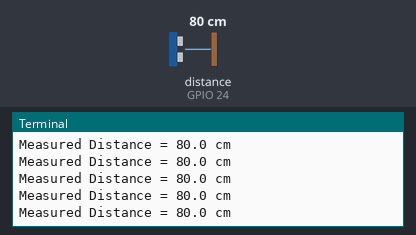
A program run on a simulated Raspberry Pi (BCM pin numbers). On the bench: the last lines printed to the terminal. Inputs (shaded band) come from the test bench; at power-on: distance to the obstacle (sensor on GPIO 24) 80 cm. The echo pulse lasts 58.3 µs per cm; the clock reads 2024-03-15 10:24:30 at power-on unless the program sets it.

Above: at 1.2 s.
1.3 s: distance to the obstacle (sensor on GPIO 24) set to 2 cm
At 1.38 s:
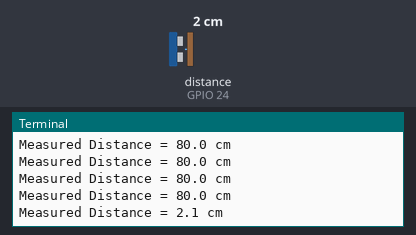
2.8 s: distance to the obstacle (sensor on GPIO 24) set to 4 cm
At 2.89 s:
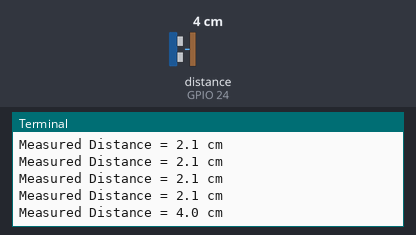
Timing chart, 0 to 5.8 s (numbered marks = the images above; inputs shaded):
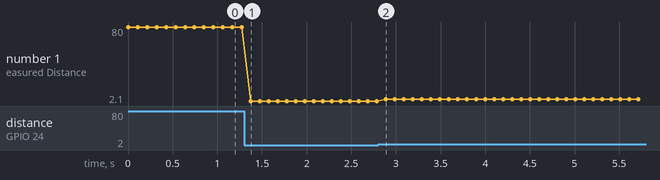

Measured:
- after the input at 1.3 s, the terminal: prints a new line after 0.07 s (image 1)
- after the input at 2.8 s, the terminal: prints a new line after 0.09 s (image 2)
- plotted number 1: 80 → 2.1 after the input at 1.3 s, 2.1 → 4 after the input at 2.8 s

The program:

vaja11_oddaljenost.py
```python
#!/usr/bin/env python

# ==========
# knjiznice
# ==========
import RPi.GPIO as GPIO
import time
from time import sleep


# ===========
# nastavitve
# ===========
GPIO.setmode(GPIO.BCM)

# nastavitev TRIGGER in ECHO pina
GPIO_TRIGGER = 18
GPIO_ECHO = 24

# ECHO je INput TRIGGER je OUTput (IN / OUT)
GPIO.setup(GPIO_TRIGGER, GPIO.OUT)
GPIO.setup(GPIO_ECHO, GPIO.IN)


# =========
# funkcije
# =========
def distance():
    # set Trigger to HIGH
    GPIO.output(GPIO_TRIGGER, 1)

    # set Trigger after 0.01ms to LOW
    sleep(0.00001)
    GPIO.output(GPIO_TRIGGER, 0)

    StartTime = time.time()
    StopTime = time.time()

    # save StartTime
    while GPIO.input(GPIO_ECHO) == 0:
        StartTime = time.time()

    # save time of arrival
    while GPIO.input(GPIO_ECHO) == 1:
        StopTime = time.time()

    # time difference between start and arrival
    TimeElapsed = StopTime - StartTime
    # multiply with the sonic speed (34300 cm/s)
    # and divide by 2, because there and back
    distance = (TimeElapsed * 34300) / 2

    return distance


# ========
# program
# ========
try:
   while True:
      razdalja = distance()
      print ("Measured Distance = %.1f cm" % razdalja)
      sleep(0.1)

except KeyboardInterrupt:
   print("Uporabnik je prekinil meritev.")
   GPIO.cleanup()
```
